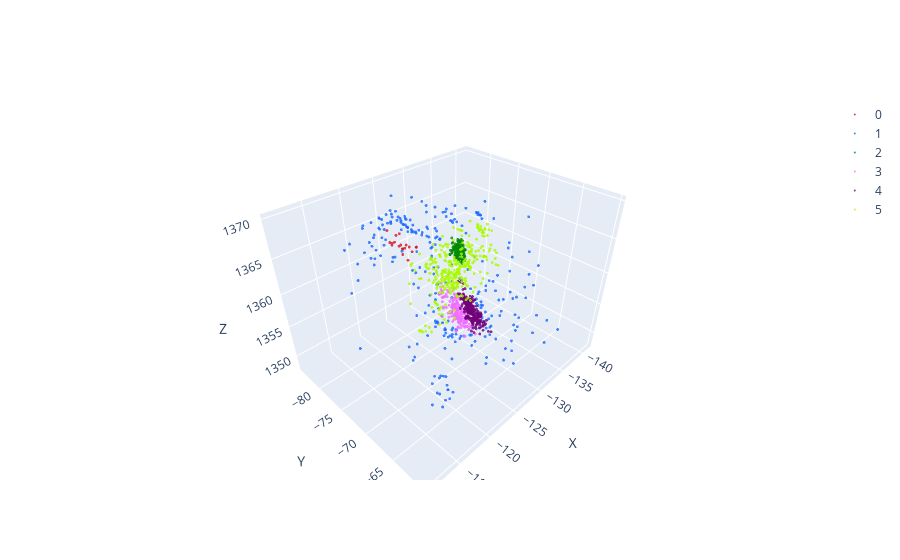

The cell this chart's notebook holds for it:
### Code cell
make_3D_plot(bed_ladder, labs_bed, marker_sz=1)

### Figure 1 — Plotly figure (JSON) as saved in the notebook; plotly's stock layout.template omitted (floating-point values rounded to 4 significant figures; data arrays with more than 128 entries replaced by an {"elided": "..."} marker saying what was removed)
{"data": [{"marker": {"color": "#d21820", "opacity": 0.8, "size": 1}, "mode": "markers", "name": "0", "type": "scatter3d", "x": [-124.8, -124.5, -124.9, -123.7, -123.9, -124.0, -121.8, -121.7, -121.8, -123.0, -123.9, -124.5, -123.5, -122.9, -122.7, -122.5, -123.3, -122.9, -122.9], "y": [-76.78, -77.16, -76.84, -79.24, -78.64, -77.65, -77.69, -77.88, -77.65, -79.98, -78.73, -77.66, -79.25, -77.65, -76.32, -75.68, -77.56, -77.07, -77.02], "z": [1364.0, 1363.0, 1364.0, 1365.0, 1364.0, 1364.0, 1365.0, 1365.0, 1365.0, 1366.0, 1365.0, 1364.0, 1364.0, 1364.0, 1365.0, 1363.0, 1364.0, 1364.0, 1364.0]}, {"marker": {"color": "#1869ff", "opacity": 0.8, "size": 1}, "mode": "markers", "name": "1", "type": "scatter3d", "x": {"elided": "272 float values"}, "y": {"elided": "272 float values"}, "z": {"elided": "272 float values"}}, {"marker": {"color": "#008a00", "opacity": 0.8, "size": 1}, "mode": "markers", "name": "2", "type": "scatter3d", "x": {"elided": "131 float values"}, "y": {"elided": "131 float values"}, "z": {"elided": "131 float values"}}, {"marker": {"color": "#f36dff", "opacity": 0.8, "size": 1}, "mode": "markers", "name": "3", "type": "scatter3d", "x": {"elided": "206 float values"}, "y": {"elided": "206 float values"}, "z": {"elided": "206 float values"}}, {"marker": {"color": "#710079", "opacity": 0.8, "size": 1}, "mode": "markers", "name": "4", "type": "scatter3d", "x": {"elided": "278 float values"}, "y": {"elided": "278 float values"}, "z": {"elided": "278 float values"}}, {"marker": {"color": "#aafb00", "opacity": 0.8, "size": 1}, "mode": "markers", "name": "5", "type": "scatter3d", "x": {"elided": "332 float values"}, "y": {"elided": "332 float values"}, "z": {"elided": "332 float values"}}], "layout": {"scene": {"xaxis": {"title": {"text": "X"}}, "yaxis": {"title": {"text": "Y"}}, "zaxis": {"title": {"text": "Z"}}}, "title": {"text": ""}}}
